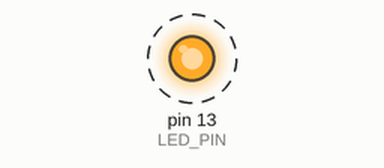
Recording of a sketch running on a simulated Arduino Uno, built with avr-gcc and run on an emulated ATmega328P. Parts: output pins drawn as LEDs (lit = HIGH). Dashed ring = blinking.

Above: at 0.05 s.
Timing chart, 0 to 3.0 s (numbered marks = the images above):
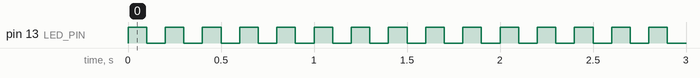

The sketch:

Blink.ino
```cpp
# define F_CPU 16000000UL // CPU frequency in Hz = 16M Hz define-> Variables globales
# define LED_PIN 5 // LED_PIN = 5
# include <avr/io.h> // Libreria que incluye las definiciones apropiadas para configurar los IO
# include <util/delay.h> // Libreria para delay y F_CPU

// Cross-compiler es el que tiene un Host y un Target no como un native compiler
// avrgcc

int main ( void )
{
  // sets the direction of this pin to output
  // DDRx es un registro que selecciona la dirección del pin que se quiere configurar
  // Cuando el registro DDRx está en 1m el pin Pxn se configura como output (acá es el pin PB5)
  DDRB |= (1 << LED_PIN ); // |= Asignación con OR binario Setea el pin en 1 (output)

  while (1)
  {
    // toggles the state of this pin
    PORTB ^= (1 << LED_PIN ); // ^= Asignación con XOR binario
    // b u s y w a i t s the specified time
    _delay_ms (100) ;
  }
}

/*
- 32 general purpose working registers
- 23 general purpose I/O lines
- serial programmable USARTs
- 16Mhz clk
- ADC 10-bit
- (-40°C to 85°C)
- 1.8V   - 5.5V
*/
```

Measured:
- by itself, pin 13 (LED_PIN): alternates HIGH for 0.10 s and LOW for 0.10 s
